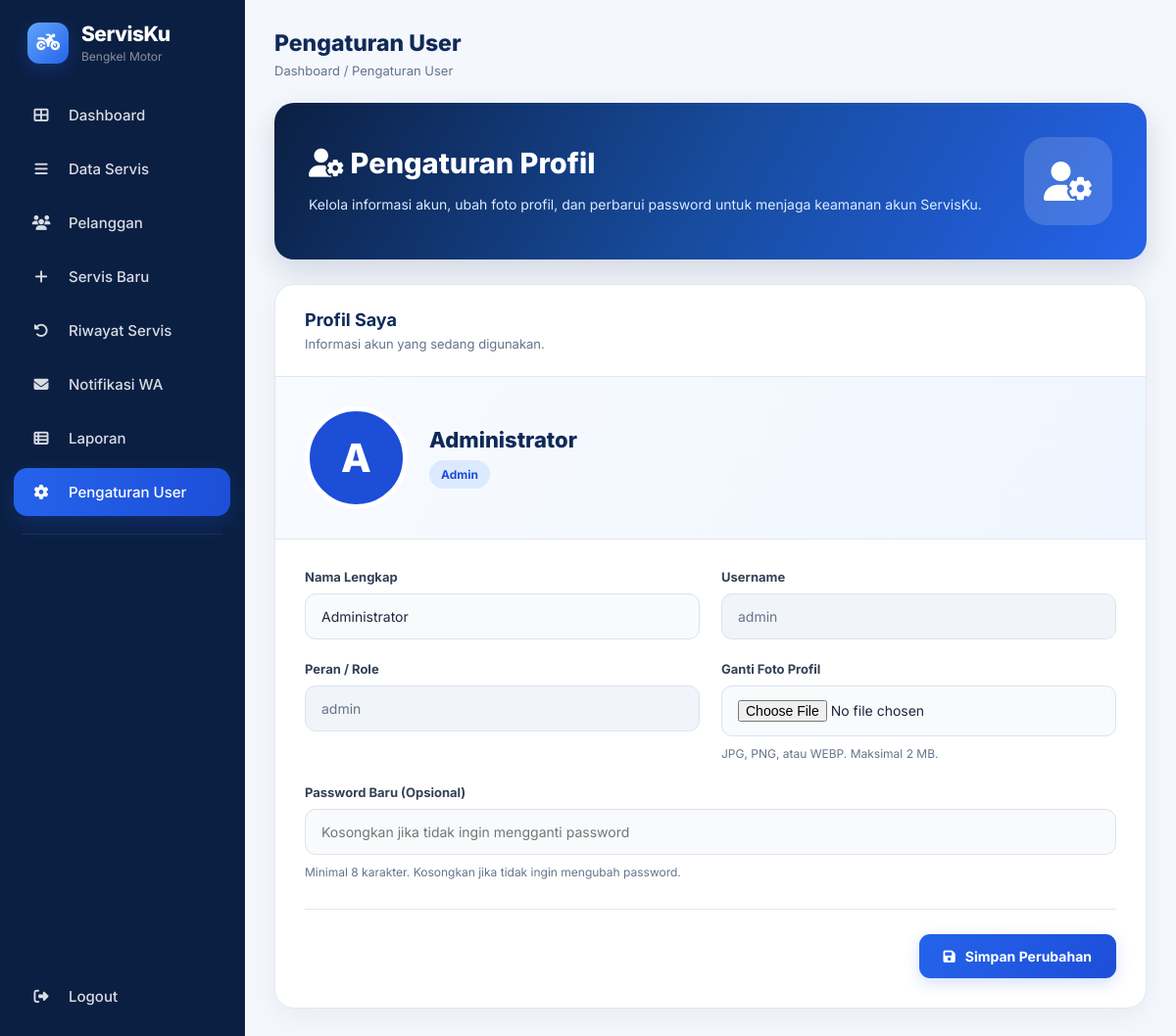
Page /pengaturan_user.php (signed in) on the committed database.
### tables this page shows
CREATE TABLE `users` (
  `id` int(11) NOT NULL,
  `nama` varchar(100) NOT NULL,
  `username` varchar(50) NOT NULL,
  `password` varchar(255) NOT NULL,
  `role` enum('admin','petugas') DEFAULT 'petugas',
  `created_at` timestamp NOT NULL DEFAULT current_timestamp(),
  `foto_profil` varchar(255) DEFAULT NULL
);

### pengaturan_user.php (the view, shortened to what this page needs)
<?php
$pdo = null;
$uid = (int) $_SESSION['user_id'];
function profilEsc($value)
{
    return htmlspecialchars(
        (string) ($value ?? ''),
        ENT_QUOTES,
        'UTF-8'
    );
}
$stmt = $pdo->prepare(
    'SELECT id, nama, username, role, foto_profil
     FROM users
     WHERE id = ?
     LIMIT 1'
);
$stmt->execute([$uid]);
$user = $stmt->fetch(PDO::FETCH_ASSOC);
$fotoProfil = trim((string) ($user['foto_profil'] ?? ''));
$adaFoto = (
    $fotoProfil !== '' &&
    is_file(__DIR__ . '/' . $fotoProfil)
);
$inisial = strtoupper(
    substr(trim((string) $user['nama']), 0, 1)
);
?>
<!DOCTYPE html>
<html lang="id">
<head>
    <link
        rel="stylesheet"
        href="https://cdnjs.cloudflare.com/ajax/libs/font-awesome/6.5.2/css/all.min.css"
    >
</head>
<body>
    <?php require_once __DIR__ . '/includes/sidebar.php'; ?>
    <main class="main-content">
        <div class="page-container">
            <div class="topbar">
                <div>
                    <h2>Pengaturan User</h2>
                    <p>Dashboard / Pengaturan User</p>
                </div>
            </div>
            <div class="hero">
                <div>
                    <h1>
                        <i class="fa-solid fa-user-gear"></i>
                        Pengaturan Profil
                    </h1>
                    <p>
                        Kelola informasi akun, ubah foto profil,
                        dan perbarui password untuk menjaga
                        keamanan akun ServisKu.
                    </p>
                </div>
                <div class="hero-icon">
                    <i class="fa-solid fa-user-gear"></i>
                </div>
            </div>
            <section class="card">
                <div class="card-header">
                    <h3>Profil Saya</h3>
                    <p>Informasi akun yang sedang digunakan.</p>
                </div>
                <div class="profile-banner">
                    <div class="avatar-wrapper">
                        <?php if ($adaFoto): ?>
                            <img
                                id="previewFoto"
                                class="avatar"
                                src="<?= profilEsc($fotoProfil) ?>?v=<?= time() ?>"
                                alt="Foto Profil"
                            >
                        <?php else: ?>
                            <div
                                id="placeholderFoto"
                                class="avatar-placeholder"
                            >
                                <?= profilEsc($inisial) ?>
                            </div>
                        <?php endif; ?>
                    </div>
                    <div>
                        <h3 class="profile-name">
                            <?= profilEsc($user['nama']) ?>
                        </h3>
                        <span class="profile-role">
                            <?= profilEsc($user['role']) ?>
                        </span>
                    </div>
                </div>
                <form
                    method="POST"
                    enctype="multipart/form-data"
                    class="profile-form"
                >
                    <div class="form-grid">
                        <div class="form-group">
                            <label for="nama">Nama Lengkap</label>
                            <input
                                type="text"
                                id="nama"
                                name="nama"
                                value="<?= profilEsc($user['nama']) ?>"
                                maxlength="150"
                                required
                            >
                        </div>
                        <div class="form-group">
                            <label>Username</label>
                            <input
                                type="text"
                                value="<?= profilEsc($user['username']) ?>"
                                disabled
                            >
                        </div>
                        <div class="form-group">
                            <label>Peran / Role</label>
                            <input
                                type="text"
                                value="<?= profilEsc($user['role']) ?>"
                                disabled
                            >
                        </div>
                        <div class="form-group">
                            <label for="foto">Ganti Foto Profil</label>
                            <input
                                type="file"
                                id="foto"
                                name="foto"
                                accept="image/jpeg,image/png,image/webp"
                            >
                            <p class="form-hint">
                                JPG, PNG, atau WEBP. Maksimal 2 MB.
                            </p>
                        </div>
                        <div class="form-group form-full">
                            <label for="password">
                                Password Baru (Opsional)
                            </label>
                            <input
                                type="password"
                                id="password"
                                name="password"
                                minlength="8"
                                autocomplete="new-password"
                                placeholder="Kosongkan jika tidak ingin mengganti password"
                            >
                            <p class="form-hint">
                                Minimal 8 karakter.
                                Kosongkan jika tidak ingin mengubah password.
                            </p>
                        </div>
                    </div>
                    <div class="form-actions">
                        <button type="submit" class="btn-primary">
                            <i class="fa-solid fa-floppy-disk"></i>
                            Simpan Perubahan
                        </button>
                    </div>
                </form>
            </section>
        </div>
    </main>
</body>
</html>

### pengaturan_user.php (style rules this page uses)
* { box-sizing: border-box; }
body { margin: 0; background: #f4f7fc; font-family: 'Inter', Arial, sans-serif; color: #1e293b; }
.main-content { margin-left: 250px; min-height: 100vh; padding: 30px; }
.page-container { max-width: 1100px; margin: 0 auto; }
.topbar { display: flex; align-items: center; justify-content: space-between; gap: 20px; margin-bottom: 25px; }
.topbar h2 { margin: 0; font-size: 23px; font-weight: 800; color: #102a58; }
.topbar p { margin: 6px 0 0; color: #64748b; font-size: 13px; }
.hero { display: flex; justify-content: space-between; align-items: center; gap: 20px; padding: 35px; margin-bottom: 25px; background: linear-gradient(120deg, #0b1f42, #174b9d, #2563eb); border-radius: 20px; color: white; box-shadow: 0 12px 30px rgba(15, 35, 75, .15); }
.hero h1 { margin: 0 0 12px; font-size: 29px; font-weight: 800; }
.hero p { margin: 0; color: #dbeafe; font-size: 14px; line-height: 1.8; }
.hero-icon { display: grid; place-items: center; width: 90px; height: 90px; flex-shrink: 0; background: rgba(255, 255, 255, .15); border-radius: 22px; font-size: 40px; }
.card { background: white; border: 1px solid #e2e8f0; border-radius: 20px; overflow: hidden; box-shadow: 0 8px 30px rgba(15, 35, 75, .05); }
.card-header { padding: 25px 30px; border-bottom: 1px solid #e2e8f0; }
.card-header h3 { margin: 0 0 6px; color: #102a58; font-size: 18px; }
.card-header p { margin: 0; color: #64748b; font-size: 13px; }
.profile-banner { display: flex; align-items: center; gap: 22px; padding: 30px; background: linear-gradient(120deg, #f8fbff, #eff6ff); border-bottom: 1px solid #e2e8f0; }
.avatar-wrapper { position: relative; flex-shrink: 0; }
.avatar-placeholder { display: grid; place-items: center; width: 105px; height: 105px; border-radius: 50%; border: 5px solid white; background: #1d4ed8; color: white; font-size: 40px; font-weight: 800; }
.profile-name { margin: 0 0 8px; color: #102a58; font-size: 22px; font-weight: 800; }
.profile-role { display: inline-block; padding: 7px 12px; background: #dbeafe; color: #1d4ed8; border-radius: 30px; font-size: 12px; font-weight: 700; text-transform: capitalize; }
.profile-form { padding: 30px; }
.form-grid { display: grid; grid-template-columns: repeat(2, minmax(0, 1fr)); gap: 22px; }
.form-group { min-width: 0; }
.form-full { grid-column: 1 / -1; }
.form-group label { display: block; margin-bottom: 9px; color: #334155; font-size: 13px; font-weight: 700; }
.form-group input { width: 100%; padding: 14px 16px; border: 1px solid #dbe3f0; border-radius: 11px; background: #f8fafc; color: #1e293b; font-family: inherit; font-size: 14px; outline: none; }
.form-group input:disabled { background: #f1f5f9; color: #64748b; cursor: not-allowed; }
.form-hint { margin: 8px 0 0; font-size: 12px; color: #64748b; line-height: 1.6; }
.form-actions { display: flex; justify-content: flex-end; margin-top: 28px; padding-top: 25px; border-top: 1px solid #e2e8f0; }
.btn-primary { display: inline-flex; align-items: center; justify-content: center; gap: 10px; padding: 14px 25px; border: 0; border-radius: 11px; background: linear-gradient(120deg, #2563eb, #1d4ed8); color: white; font-family: inherit; font-size: 14px; font-weight: 700; cursor: pointer; box-shadow: 0 5px 15px rgba(37, 99, 235, .2); }

### sidebar.php (style rules this page uses)
:root { --sidebar-width: 250px; --sb-bg: #0b1f42; --sb-text: #d9dce3; --sb-orange: #2563eb; }
* { box-sizing: border-box; }

### rows in the picture
users: nama "A", nama "Administrator", role "Admin", username "admin", role "admin"

### other values in the picture
$menu['label'] "Dashboard"
$menu['label'] "Data Servis"
$menu['label'] "Pelanggan"
$menu['label'] "Servis Baru"
$menu['label'] "Riwayat Servis"
$menu['label'] "Notifikasi WA"
$menu['label'] "Laporan"
$menu['label'] "Pengaturan User"
